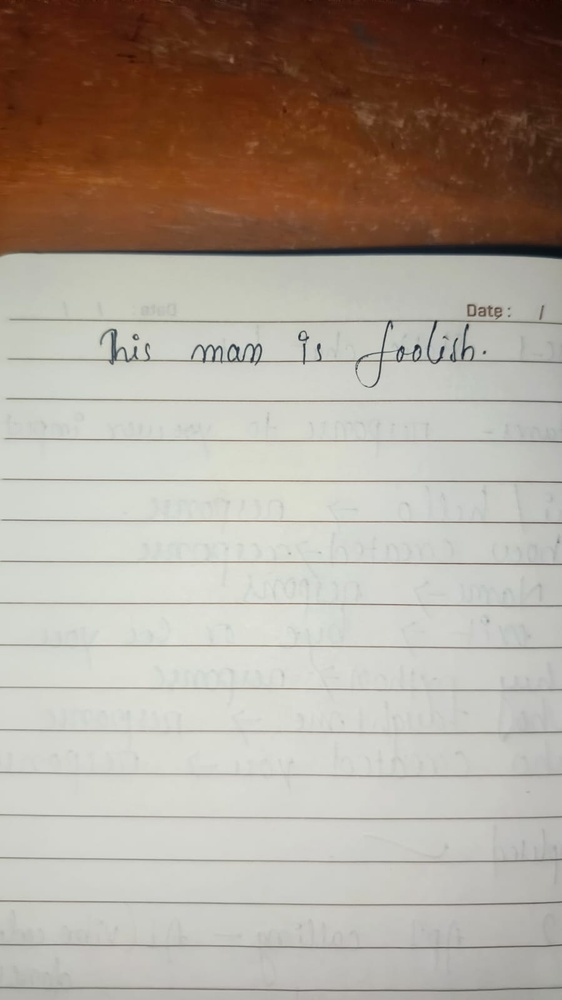
#> input picture examlense/uploads/test.jpeg, 562 x 1000 px, shrunk from 899 x 1599 before the run, found by its file name
$ python preprocessor.py
#> lines starting #> are read from the running program, lines starting #| are printed output that depends on the picture; after the words box and inside, x2 and y2 are one past the last pixel; in counts of white or black regions, pixels touching at a corner belong together
import cv2 as cv

def preprocess_image(image_path):
    # read the given coloured image
    img=cv.imread(image_path)
#> img is the input picture: shape (1000, 562, 3); mean B, G, R 150.9, 162.1, 172.9

    # converting that rgb image into grayscale img
    imgray=cv.cvtColor(img,cv.COLOR_BGR2GRAY)
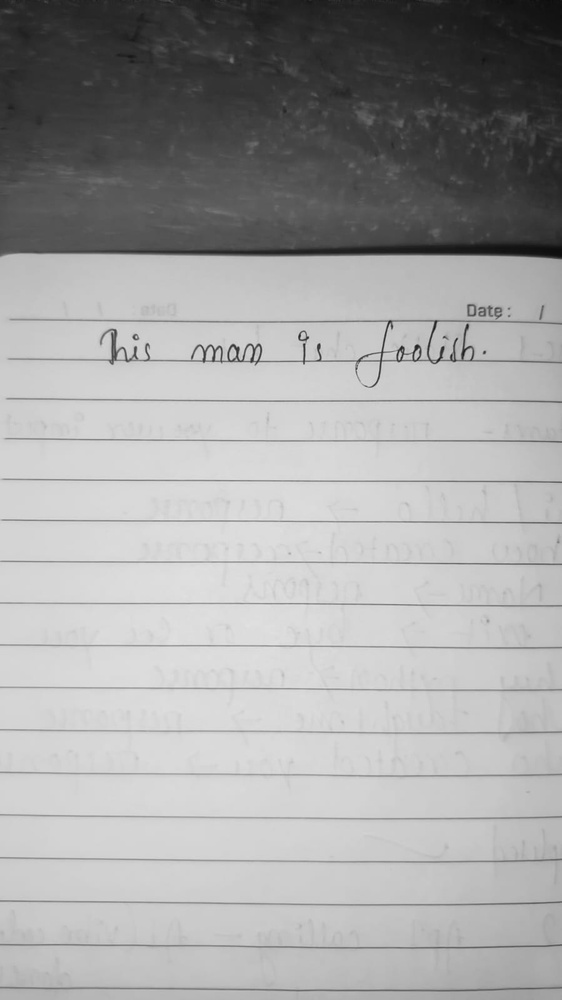
#> imgray: shape (1000, 562); min 13, max 228, mean 164.1

# applying gaussian blur to remove noise and smoothen the image
    imgray=cv.GaussianBlur(imgray,(5,5),0)

    #applying adaptive thresholding to get the binary image
    imbinary=cv.adaptiveThreshold(imgray,255,cv.ADAPTIVE_THRESH_GAUSSIAN_C,cv.THRESH_BINARY,31,15)
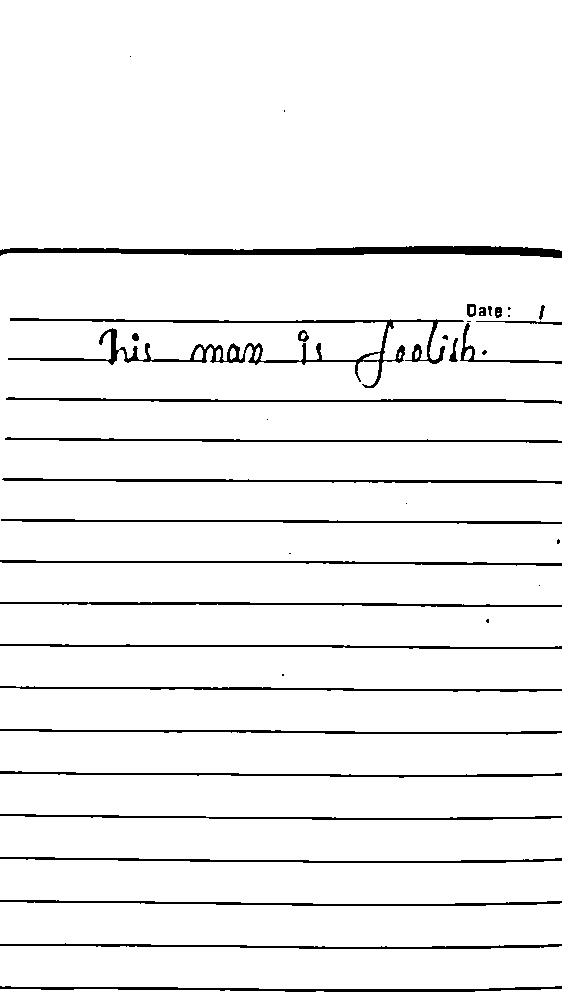
#> imbinary: shape (1000, 562); 95% white; 41 black regions (13 under 20 px), largest, box (x1, y1, x2, y2) and area: (8, 318, 464, 388) 3793, (0, 246, 562, 258) 3601, (0, 986, 562, 992) 1486
    return imbinary

if __name__ == '__main__':
    preprocessed_image = preprocess_image(r'C:\Users\codes\Desktop\Exam lense\examlense\uploads\test.jpeg')
    cv.imwrite(r'C:\Users\codes\Desktop\Exam lense\examlense\uploads\preprocessed_test2.jpeg', preprocessed_image)
